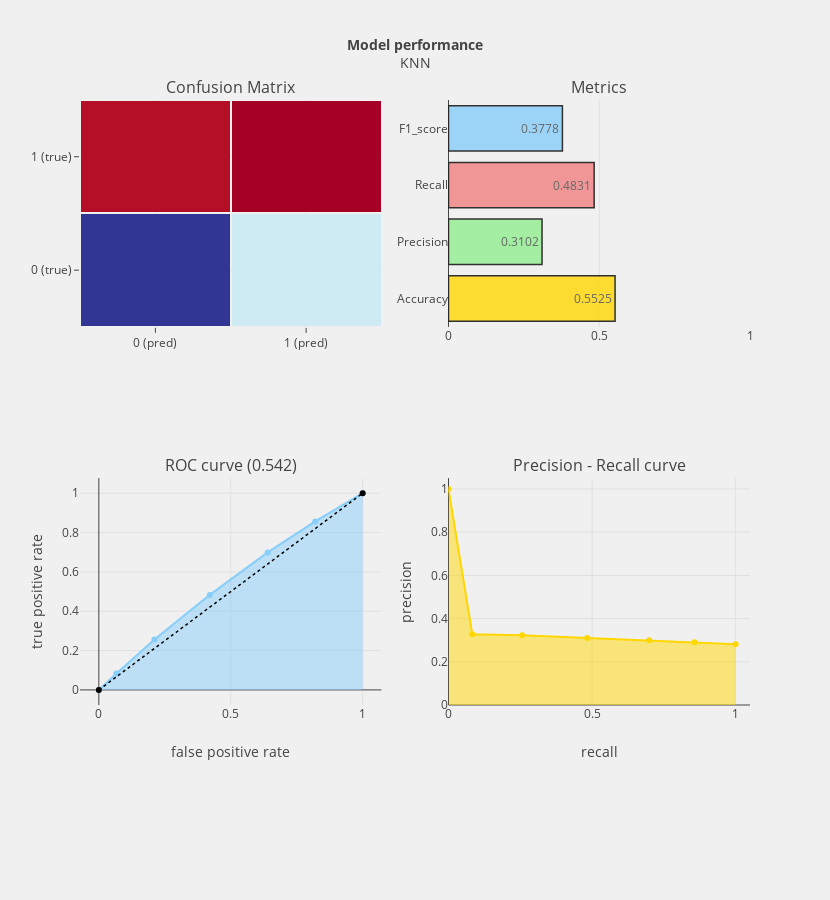
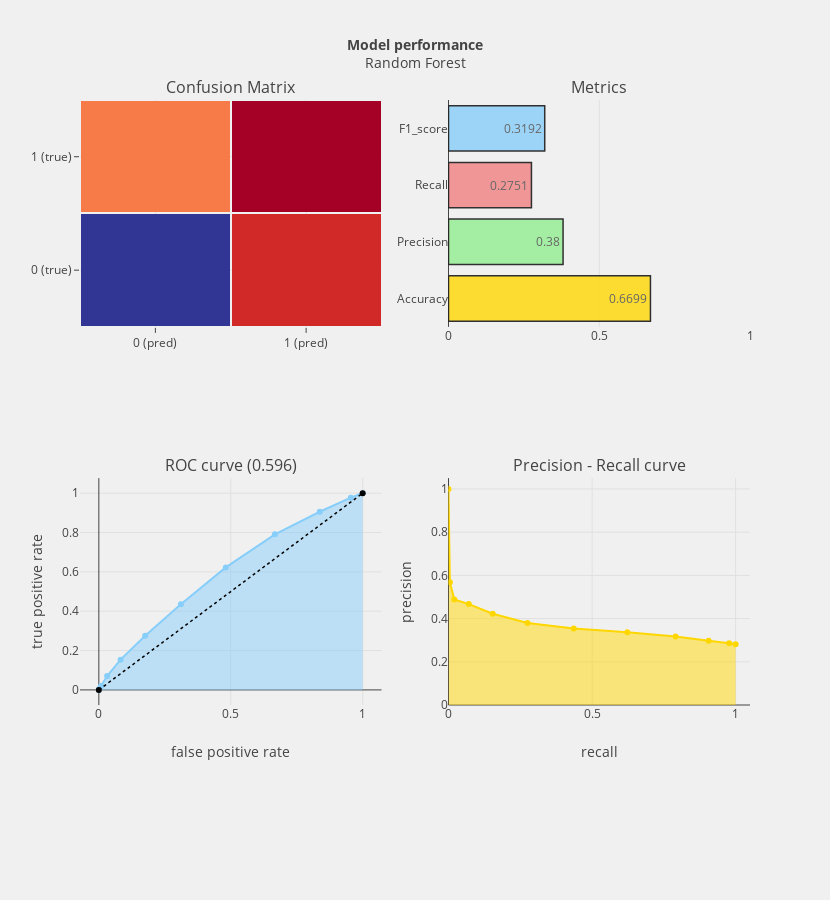
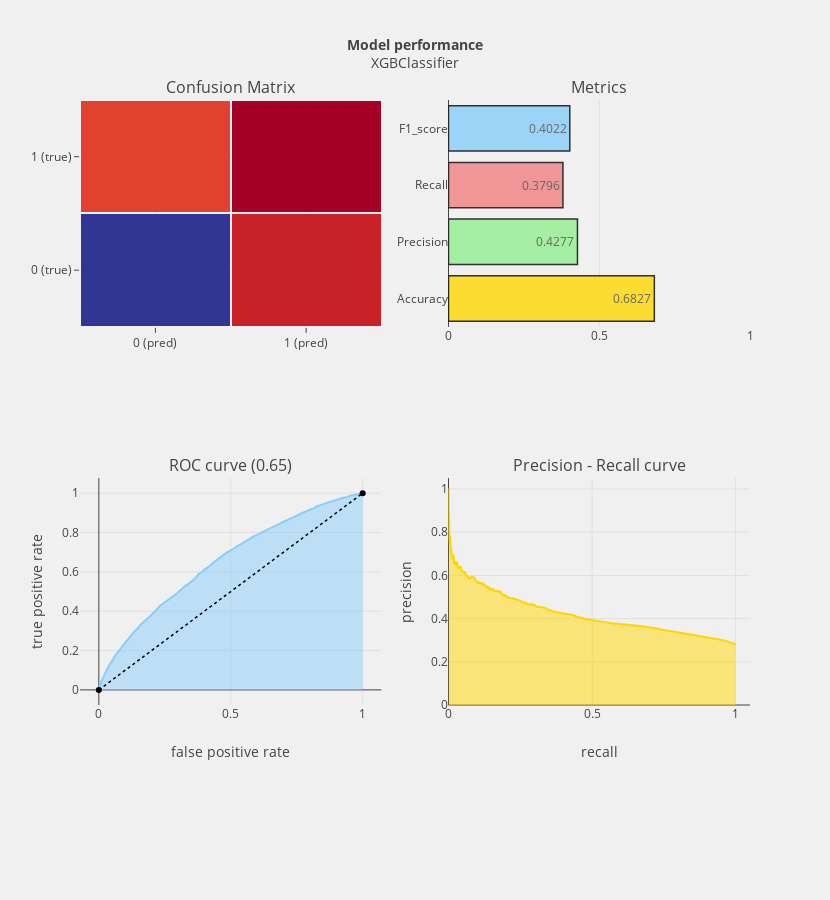

Write notebook code for charts like these, in order.
### Code cell
models=[]
models.append(('KNN', KNeighborsClassifier()))
models.append(('Random Forest', RandomForestClassifier()))
models.append(('XGBClassifier', xgb.XGBClassifier()))

for name,model in models:
    model.fit(smote_train, smote_target_train)
    predictions = model.predict(test)
    y_score = model.predict_proba(test)[:,1]
    show_model_performance(name, predictions, y_score)

### Figure 1 — Plotly figure (JSON) as saved in the notebook; plotly's stock layout.template omitted (floating-point values rounded to 4 significant figures)
{"data": [{"colorscale": [[0, "rgb(165,0,38)"], [0.1111, "rgb(215,48,39)"], [0.2222, "rgb(244,109,67)"], [0.3333, "rgb(253,174,97)"], [0.4444, "rgb(254,224,144)"], [0.5556, "rgb(224,243,248)"], [0.6667, "rgb(171,217,233)"], [0.7778, "rgb(116,173,209)"], [0.8889, "rgb(69,117,180)"], [1, "rgb(49,54,149)"]], "showscale": false, "type": "heatmap", "uid": "26ff2219-e64d-4bdd-aa9d-156b8d806ca7", "x": ["0 (pred)", "1 (pred)"], "xaxis": "x", "xgap": 2, "y": ["0 (true)", "1 (true)"], "yaxis": "y", "ygap": 2, "z": [[7898, 5729], [2756, 2576]]}, {"marker": {"color": ["gold", "lightgreen", "lightcoral", "lightskyblue"], "line": {"color": "#000000", "width": 1.5}}, "opacity": 0.8, "orientation": "h", "text": [0.5525, 0.3102, 0.4831, 0.3778], "textposition": "auto", "type": "bar", "uid": "1ca9b0d8-18bd-42fa-b870-a1ef832ef558", "x": [0.5525, 0.3102, 0.4831, 0.3778], "xaxis": "x2", "y": ["Accuracy", "Precision", "Recall", "F1_score"], "yaxis": "y2"}, {"fill": "tozeroy", "line": {"color": "lightskyblue", "width": 2}, "name": "Roc : ", "type": "scatter", "uid": "e0f001a1-32b0-4417-8c86-fa450acb6cea", "x": [0, 0.06663, 0.2108, 0.4204, 0.64, 0.8203, 1], "xaxis": "x3", "y": [0, 0.0829, 0.2564, 0.4831, 0.6992, 0.8565, 1], "yaxis": "y3"}, {"line": {"color": "black", "dash": "dot", "width": 1.5}, "type": "scatter", "uid": "c84549e4-bf03-43a8-8396-2cabf5a55294", "x": [0, 1], "xaxis": "x3", "y": [0, 1], "yaxis": "y3"}, {"fill": "tozeroy", "line": {"color": "gold", "width": 2}, "name": "Precision[0.28123846 0.29006034 0.2994618  0.31017459 0.32240566 0.32740741\n 1.        ]", "type": "scatter", "uid": "d281254b-f781-4b29-b49a-ef941c19c853", "x": [1, 0.8565, 0.6992, 0.4831, 0.2564, 0.0829, 0], "xaxis": "x4", "y": [0.2812, 0.2901, 0.2995, 0.3102, 0.3224, 0.3274, 1], "yaxis": "y4"}], "layout": {"annotations": [{"font": {"size": 16}, "showarrow": false, "text": "Confusion Matrix", "x": 0.225, "xanchor": "center", "xref": "paper", "y": 1, "yanchor": "bottom", "yref": "paper"}, {"font": {"size": 16}, "showarrow": false, "text": "Metrics", "x": 0.775, "xanchor": "center", "xref": "paper", "y": 1, "yanchor": "bottom", "yref": "paper"}, {"font": {"size": 16}, "showarrow": false, "text": "ROC curve (0.542)", "x": 0.225, "xanchor": "center", "xref": "paper", "y": 0.375, "yanchor": "bottom", "yref": "paper"}, {"font": {"size": 16}, "showarrow": false, "text": "Precision - Recall curve", "x": 0.775, "xanchor": "center", "xref": "paper", "y": 0.375, "yanchor": "bottom", "yref": "paper"}], "autosize": false, "height": 900, "margin": {"b": 195}, "paper_bgcolor": "rgba(240,240,240, 0.95)", "plot_bgcolor": "rgba(240,240,240, 0.95)", "showlegend": false, "title": {"font": {"size": 14}, "text": "<b>Model performance</b><br>KNN"}, "width": 830, "xaxis": {"anchor": "y", "autorange": true, "domain": [0, 0.45], "range": [-0.5, 1.5], "type": "category"}, "xaxis2": {"anchor": "y2", "domain": [0.55, 1], "range": [0, 1], "type": "linear"}, "xaxis3": {"anchor": "y3", "autorange": true, "domain": [0, 0.45], "range": [-0.07135, 1.071], "title": {"text": "false positive rate"}, "type": "linear"}, "xaxis4": {"anchor": "y4", "domain": [0.55, 1], "range": [0, 1.05], "title": {"text": "recall"}, "type": "linear"}, "yaxis": {"anchor": "x", "autorange": true, "domain": [0.625, 1], "range": [-0.5, 1.5], "type": "category"}, "yaxis2": {"anchor": "x2", "autorange": true, "domain": [0.625, 1], "range": [-0.5, 3.5], "type": "category"}, "yaxis3": {"anchor": "x3", "autorange": true, "domain": [0, 0.375], "range": [-0.07674, 1.077], "title": {"text": "true positive rate"}, "type": "linear"}, "yaxis4": {"anchor": "x4", "domain": [0, 0.375], "range": [0, 1.05], "title": {"text": "precision"}, "type": "linear"}}}

### Figure 2 — Plotly figure (JSON) as saved in the notebook; plotly's stock layout.template omitted (floating-point values rounded to 4 significant figures)
{"data": [{"colorscale": [[0, "rgb(165,0,38)"], [0.1111, "rgb(215,48,39)"], [0.2222, "rgb(244,109,67)"], [0.3333, "rgb(253,174,97)"], [0.4444, "rgb(254,224,144)"], [0.5556, "rgb(224,243,248)"], [0.6667, "rgb(171,217,233)"], [0.7778, "rgb(116,173,209)"], [0.8889, "rgb(69,117,180)"], [1, "rgb(49,54,149)"]], "showscale": false, "type": "heatmap", "uid": "91129531-1433-4b39-ada6-426a479ee3b8", "x": ["0 (pred)", "1 (pred)"], "xaxis": "x", "xgap": 2, "y": ["0 (true)", "1 (true)"], "yaxis": "y", "ygap": 2, "z": [[11233, 2394], [3865, 1467]]}, {"marker": {"color": ["gold", "lightgreen", "lightcoral", "lightskyblue"], "line": {"color": "#000000", "width": 1.5}}, "opacity": 0.8, "orientation": "h", "text": [0.6699, 0.38, 0.2751, 0.3192], "textposition": "auto", "type": "bar", "uid": "8e7f1719-8bd4-4ca3-88c1-fb34f8bd0a4a", "x": [0.6699, 0.38, 0.2751, 0.3192], "xaxis": "x2", "y": ["Accuracy", "Precision", "Recall", "F1_score"], "yaxis": "y2"}, {"fill": "tozeroy", "line": {"color": "lightskyblue", "width": 2}, "name": "Roc : ", "type": "scatter", "uid": "4d1c145c-6d82-45ee-bf59-66896ae24095", "x": [0, 0.001394, 0.008292, 0.03148, 0.08234, 0.1757, 0.3109, 0.4812, 0.6675, 0.8372, 0.955, 1], "xaxis": "x3", "y": [0, 0.004689, 0.02026, 0.07052, 0.154, 0.2751, 0.436, 0.6228, 0.7909, 0.9059, 0.9775, 1], "yaxis": "y3"}, {"line": {"color": "black", "dash": "dot", "width": 1.5}, "type": "scatter", "uid": "c4e4f3b6-3c7f-427c-a32a-6c45cca8f410", "x": [0, 1], "xaxis": "x3", "y": [0, 1], "yaxis": "y3"}, {"fill": "tozeroy", "line": {"color": "gold", "width": 2}, "name": "Precision[0.28123846 0.2859651  0.29743211 0.31675806 0.33620166 0.35431271\n 0.37995338 0.42254246 0.46708075 0.48868778 0.56818182 1.        ]", "type": "scatter", "uid": "3619a3e0-db71-433b-aa0e-22dee8cdd436", "x": [1, 0.9775, 0.9059, 0.7909, 0.6228, 0.436, 0.2751, 0.154, 0.07052, 0.02026, 0.004689, 0], "xaxis": "x4", "y": [0.2812, 0.286, 0.2974, 0.3168, 0.3362, 0.3543, 0.38, 0.4225, 0.4671, 0.4887, 0.5682, 1], "yaxis": "y4"}], "layout": {"annotations": [{"font": {"size": 16}, "showarrow": false, "text": "Confusion Matrix", "x": 0.225, "xanchor": "center", "xref": "paper", "y": 1, "yanchor": "bottom", "yref": "paper"}, {"font": {"size": 16}, "showarrow": false, "text": "Metrics", "x": 0.775, "xanchor": "center", "xref": "paper", "y": 1, "yanchor": "bottom", "yref": "paper"}, {"font": {"size": 16}, "showarrow": false, "text": "ROC curve (0.596)", "x": 0.225, "xanchor": "center", "xref": "paper", "y": 0.375, "yanchor": "bottom", "yref": "paper"}, {"font": {"size": 16}, "showarrow": false, "text": "Precision - Recall curve", "x": 0.775, "xanchor": "center", "xref": "paper", "y": 0.375, "yanchor": "bottom", "yref": "paper"}], "autosize": false, "height": 900, "margin": {"b": 195}, "paper_bgcolor": "rgba(240,240,240, 0.95)", "plot_bgcolor": "rgba(240,240,240, 0.95)", "showlegend": false, "title": {"font": {"size": 14}, "text": "<b>Model performance</b><br>Random Forest"}, "width": 830, "xaxis": {"anchor": "y", "autorange": true, "domain": [0, 0.45], "range": [-0.5, 1.5], "type": "category"}, "xaxis2": {"anchor": "y2", "domain": [0.55, 1], "range": [0, 1], "type": "linear"}, "xaxis3": {"anchor": "y3", "autorange": true, "domain": [0, 0.45], "range": [-0.07135, 1.071], "title": {"text": "false positive rate"}, "type": "linear"}, "xaxis4": {"anchor": "y4", "domain": [0.55, 1], "range": [0, 1.05], "title": {"text": "recall"}, "type": "linear"}, "yaxis": {"anchor": "x", "autorange": true, "domain": [0.625, 1], "range": [-0.5, 1.5], "type": "category"}, "yaxis2": {"anchor": "x2", "autorange": true, "domain": [0.625, 1], "range": [-0.5, 3.5], "type": "category"}, "yaxis3": {"anchor": "x3", "autorange": true, "domain": [0, 0.375], "range": [-0.07674, 1.077], "title": {"text": "true positive rate"}, "type": "linear"}, "yaxis4": {"anchor": "x4", "domain": [0, 0.375], "range": [0, 1.05], "title": {"text": "precision"}, "type": "linear"}}}

### Figure 3 — Plotly figure (JSON) as saved in the notebook; plotly's stock layout.template omitted (floating-point values rounded to 4 significant figures; data arrays with more than 128 entries replaced by an {"elided": "..."} marker saying what was removed)
{"data": [{"colorscale": [[0, "rgb(165,0,38)"], [0.1111, "rgb(215,48,39)"], [0.2222, "rgb(244,109,67)"], [0.3333, "rgb(253,174,97)"], [0.4444, "rgb(254,224,144)"], [0.5556, "rgb(224,243,248)"], [0.6667, "rgb(171,217,233)"], [0.7778, "rgb(116,173,209)"], [0.8889, "rgb(69,117,180)"], [1, "rgb(49,54,149)"]], "showscale": false, "type": "heatmap", "uid": "b8d6ee40-9a05-4a1b-a13f-a95fbc8675af", "x": ["0 (pred)", "1 (pred)"], "xaxis": "x", "xgap": 2, "y": ["0 (true)", "1 (true)"], "yaxis": "y", "ygap": 2, "z": [[10919, 2708], [3308, 2024]]}, {"marker": {"color": ["gold", "lightgreen", "lightcoral", "lightskyblue"], "line": {"color": "#000000", "width": 1.5}}, "opacity": 0.8, "orientation": "h", "text": [0.6827, 0.4277, 0.3796, 0.4022], "textposition": "auto", "type": "bar", "uid": "483e694b-95f5-4a57-9cfc-9c1deabfc360", "x": [0.6827, 0.4277, 0.3796, 0.4022], "xaxis": "x2", "y": ["Accuracy", "Precision", "Recall", "F1_score"], "yaxis": "y2"}, {"fill": "tozeroy", "line": {"color": "lightskyblue", "width": 2}, "name": "Roc : ", "type": "scatter", "uid": "16f7513c-cff1-4004-9e13-040030bbedf4", "x": {"elided": "7250 float values"}, "xaxis": "x3", "y": {"elided": "7250 float values"}, "yaxis": "y3"}, {"line": {"color": "black", "dash": "dot", "width": 1.5}, "type": "scatter", "uid": "c07a9b95-ef48-4e8f-adff-fbbd594213ea", "x": [0, 1], "xaxis": "x3", "y": [0, 1], "yaxis": "y3"}, {"fill": "tozeroy", "line": {"color": "gold", "width": 2}, "name": "Precision[0.28132749 0.28128957 0.28130442 ... 1.         1.         1.        ]", "type": "scatter", "uid": "97f9bc9b-3f46-44c6-bbc1-99ec8f5a8de4", "x": {"elided": "18764 float values"}, "xaxis": "x4", "y": {"elided": "18764 float values"}, "yaxis": "y4"}], "layout": {"annotations": [{"font": {"size": 16}, "showarrow": false, "text": "Confusion Matrix", "x": 0.225, "xanchor": "center", "xref": "paper", "y": 1, "yanchor": "bottom", "yref": "paper"}, {"font": {"size": 16}, "showarrow": false, "text": "Metrics", "x": 0.775, "xanchor": "center", "xref": "paper", "y": 1, "yanchor": "bottom", "yref": "paper"}, {"font": {"size": 16}, "showarrow": false, "text": "ROC curve (0.65)", "x": 0.225, "xanchor": "center", "xref": "paper", "y": 0.375, "yanchor": "bottom", "yref": "paper"}, {"font": {"size": 16}, "showarrow": false, "text": "Precision - Recall curve", "x": 0.775, "xanchor": "center", "xref": "paper", "y": 0.375, "yanchor": "bottom", "yref": "paper"}], "autosize": false, "height": 900, "margin": {"b": 195}, "paper_bgcolor": "rgba(240,240,240, 0.95)", "plot_bgcolor": "rgba(240,240,240, 0.95)", "showlegend": false, "title": {"font": {"size": 14}, "text": "<b>Model performance</b><br>XGBClassifier"}, "width": 830, "xaxis": {"anchor": "y", "autorange": true, "domain": [0, 0.45], "range": [-0.5, 1.5], "type": "category"}, "xaxis2": {"anchor": "y2", "domain": [0.55, 1], "range": [0, 1], "type": "linear"}, "xaxis3": {"anchor": "y3", "autorange": true, "domain": [0, 0.45], "range": [-0.07135, 1.071], "title": {"text": "false positive rate"}, "type": "linear"}, "xaxis4": {"anchor": "y4", "domain": [0.55, 1], "range": [0, 1.05], "title": {"text": "recall"}, "type": "linear"}, "yaxis": {"anchor": "x", "autorange": true, "domain": [0.625, 1], "range": [-0.5, 1.5], "type": "category"}, "yaxis2": {"anchor": "x2", "autorange": true, "domain": [0.625, 1], "range": [-0.5, 3.5], "type": "category"}, "yaxis3": {"anchor": "x3", "autorange": true, "domain": [0, 0.375], "range": [-0.07674, 1.077], "title": {"text": "true positive rate"}, "type": "linear"}, "yaxis4": {"anchor": "x4", "domain": [0, 0.375], "range": [0, 1.05], "title": {"text": "precision"}, "type": "linear"}}}
